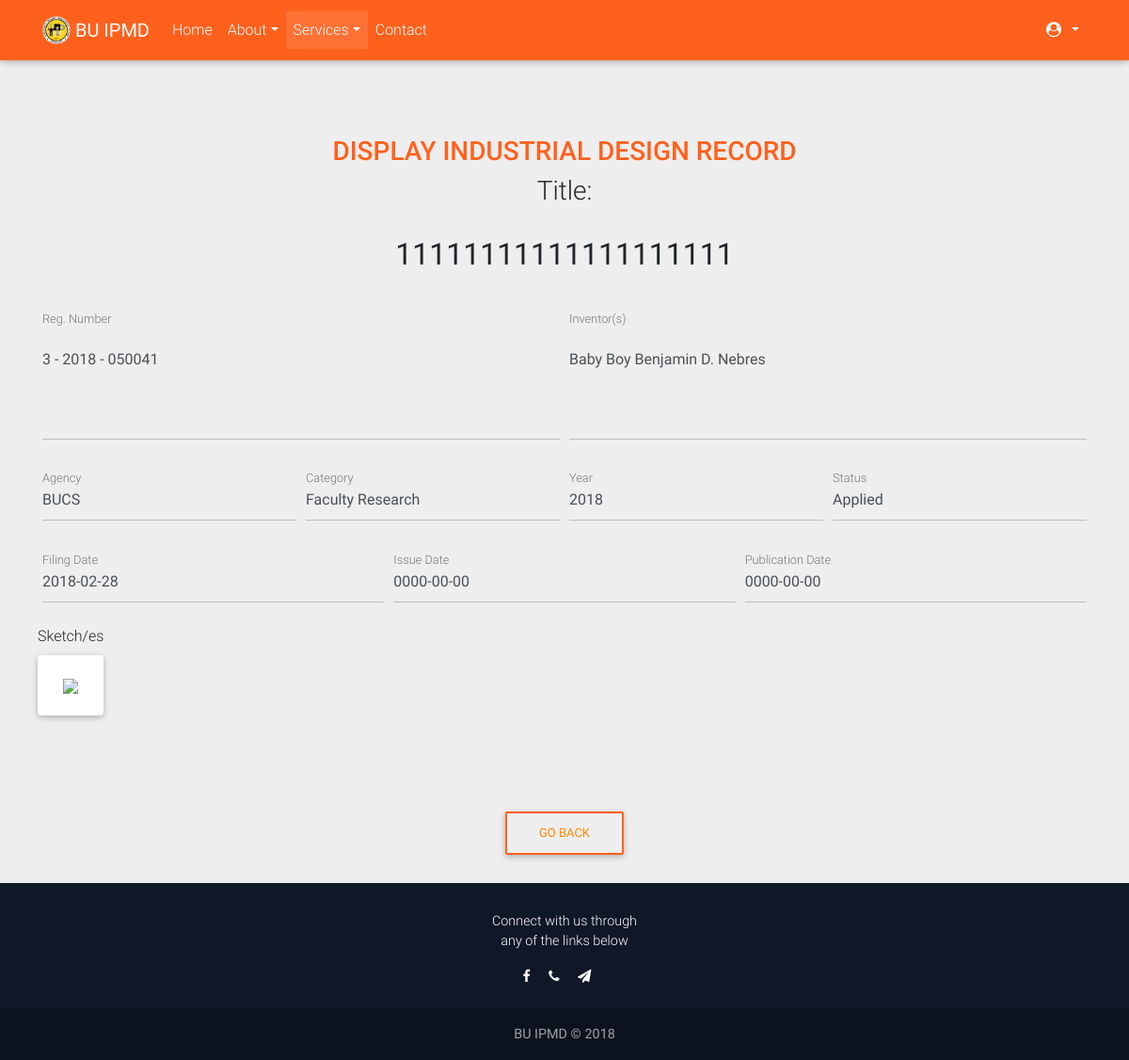
/functions/industrial/view.php?industrial_id=7, run on the app's committed database.
### tables this page shows
CREATE TABLE `industrial_design` (
  `industrial_id` int(11) NOT NULL,
  `industrial_reg_no` varchar(255) DEFAULT NULL,
  `industrial_title` longtext,
  `industrial_sketch` varchar(255) DEFAULT NULL,
  `agency_id` int(3) DEFAULT NULL,
  `category_id` int(1) DEFAULT NULL,
  `inventor` varchar(255) DEFAULT NULL,
  `industrial_issue_date` date DEFAULT NULL,
  `industrial_filing_date` date DEFAULT NULL,
  `industrial_publication_date` date DEFAULT NULL,
  `industrial_design_year` year(4) DEFAULT NULL,
  `filestatus_id` int(11) DEFAULT NULL
);

CREATE TABLE `agencies` (
  `agency_id` int(11) NOT NULL,
  `agency_name` varchar(50) DEFAULT NULL
);

CREATE TABLE `categories` (
  `category_id` int(11) NOT NULL,
  `category_name` varchar(50) DEFAULT NULL
);

CREATE TABLE `filestatus` (
  `filestatus_id` int(11) NOT NULL,
  `filestatus_name` longtext
);

### functions/industrial/view.php (the view, shortened to what this page needs)
<?php
include ("../db.php");
?>
<!DOCTYPE html>
<html lang="en">
<head>
    <link rel="stylesheet" href="https://maxcdn.bootstrapcdn.com/font-awesome/4.7.0/css/font-awesome.min.css">
    <link href="../../components/css/bootstrap.css" rel="stylesheet">
    <link href="../../components/css/mdb.css" rel="stylesheet">
    <link href="../../components/css/style.css" rel="stylesheet">
    <link rel="stylesheet" href="../../components/css/getmdl-select.min.css">
    <link rel="stylesheet" href="../../components/css/material.css"">
</head>
<body style="background-color: #eee;">
  <nav class="navbar fixed-top navbar-expand-lg navbar-dark scrolling-navbar">
    <div class="container">
      <a class="navbar-brand" href="index.php">
        <strong><img src="../../favicon.ico" style="height: 30px;width: 30px; margin-top: -4px;"> BU IPMD </strong>
      </a>
      <div class="collapse navbar-collapse" id="navbarSupportedContent">
        <ul class="navbar-nav mr-auto">
          <li class="nav-item">
            <a class="nav-link" href="../../index.php">Home
            </a>
          </li>
            <li class="nav-item dropdown">
                <a class="nav-link dropdown-toggle" id="navbarDropdownMenuLink" data-toggle="dropdown" aria-haspopup="true" aria-expanded="false">About</a>
            </li>
            <li class="nav-item dropdown active">
              <a class="nav-link dropdown-toggle" id="navbarDropdownMenuLink" data-toggle="dropdown" aria-haspopup="true" aria-expanded="false">Services<span class="sr-only">(current)</span></a>
            </li>
            <li class="nav-item">
            <a class="nav-link" href="../../contact.php" target="">Contact</a>
            </li>
        </ul>
        <ul class="navbar-nav nav-flex-icons">
            <li class="nav-item dropdown">
                <a class="nav-link dropdown-toggle" id="navbarDropdownMenuLink" data-toggle="dropdown" aria-haspopup="true" aria-expanded="false">
                <?php
                  if (isset($_SESSION['user_name'])) {
                      echo "<b>Hi,&nbsp;</b>";
                      echo $_SESSION['user_name'];
                  }
                  else{
                      echo '<i class="fa fa-user-circle"></i>';
                  }
                ?>
                </a>
            </li>
        </ul>
      </div>
    </div>
  </nav>
  <main >
    <div class="container">
      <br><br>
      <section>
      	<br><br><br><br>
        <center>
          <?php
          if(isset($_GET['industrial_id']))
            {
              $industrial_id = $_GET["industrial_id"];
              $query = mysqli_query($connect, "SELECT * FROM industrial_design WHERE industrial_id = $industrial_id");
              $row=mysqli_fetch_array($query);
              $industrial_title=$row['industrial_title'];
              $industrial_reg_no=$row['industrial_reg_no'];
              $agency_id=$row['agency_id'];
              $category_id=$row['category_id'];
              $industrial_filing_date=$row['industrial_filing_date'];
              $industrial_issue_date=$row['industrial_issue_date'];
              $industrial_publication_date=$row['industrial_publication_date'];
              $industrial_design_year=$row['industrial_design_year'];
              $inventor=$row['inventor'];
              $industrial_sketch=$row['industrial_sketch'];
              $filestatus_id=$row['filestatus_id'];
              $agen_que = "SELECT * FROM agencies WHERE agency_id=$agency_id";
              $agen_res = mysqli_query($connect, $agen_que);
              $agen_row = mysqli_fetch_array($agen_res );
                $agency_id=$agen_row['agency_name'];
              $catn_que = "SELECT * FROM categories WHERE category_id=$category_id";
              $catn_res = mysqli_query($connect, $catn_que);
              $catn_row = mysqli_fetch_array($catn_res );
                $category_id=$catn_row['category_name'];
              $statn_que = "SELECT * FROM filestatus WHERE filestatus_id=$filestatus_id";
              $statn_res = mysqli_query($connect, $statn_que);
              $statn_row = mysqli_fetch_array($statn_res );
                $filestatus_id=$statn_row['filestatus_name'];
            }
          ?>
        <h1 class="h3 orange-text text-center">DISPLAY INDUSTRIAL DESIGN RECORD</h1>
        <h3>Title: </h3><br><h2></l><b><?php echo $industrial_title; ?></b></h2><br></lin>
        <form>
            <div class="form-row">
                <div class="col">
                    <div class="md-form">
                        <textarea type="text" value="" id="textareaBasic" class="form-control md-textarea" rows="3" disabled><?php echo htmlspecialchars($industrial_reg_no); ?></textarea>
                        <label for="textareaBasic">Reg. Number</label>
                    </div>
                </div>
                <div class="col">
                    <div class="md-form">
                        <textarea type="text" value="" id="textareaBasic" class="form-control md-textarea" rows="3" disabled><?php echo htmlspecialchars($inventor); ?></textarea>
                        <label for="textareaBasic">Inventor(s)</label>
                    </div>
                </div>
            </div>
            <div class="form-row">
                <div class="col">
                    <div class="md-form">
                        <input type="text" class="form-control" value="<?php echo $agency_id; ?>" id="formGroupExampleInputMD"  disabled>
                        <label for="formGroupExampleInputMD">Agency</label>
                    </div>
                </div>
                <div class="col">
                    <div class="md-form">
                        <input type="text" class="form-control" value="<?php echo $category_id; ?>" id="formGroupExampleInputMD" disabled>
                        <label for="formGroupExampleInputMD">Category</label>
                    </div>
                </div>
                <div class="col">
                  <div class="md-form">
                      <input type="text" class="form-control" value="<?php echo $industrial_design_year; ?>" id="formGroupExampleInputMD" disabled>
                      <label for="formGroupExampleInputMD">Year</label>
                  </div>
              </div>
              <div class="col">
                  <div class="md-form">
                      <input type="text" class="form-control" value="<?php echo $filestatus_id; ?>" id="formGroupExampleInputMD" disabled>
                      <label for="formGroupExampleInputMD">Status</label>
                  </div>
              </div>
            </div>
            <div class="form-row">
                <div class="col-4">
                    <div class="md-form">
                        <input type="text" class="form-control" value="<?php echo $industrial_filing_date; ?>" id="formGroupExampleInputMD"  disabled>
                        <label for="formGroupExampleInputMD">Filing Date</label>
                    </div>
                </div>
                <div class="col-4">
                    <div class="md-form">
                        <input type="text" class="form-control" value="<?php echo $industrial_issue_date; ?>" id="formGroupExampleInputMD" disabled>
                        <label for="formGroupExampleInputMD">Issue Date</label>
                    </div>
                </div>
                <div class="col-4">
                  <div class="md-form">
                      <input type="text" class="form-control" value="<?php echo $industrial_publication_date; ?>" id="formGroupExampleInputMD" disabled>
                      <label for="formGroupExampleInputMD">Publication Date</label>
                  </div>
                </div>
                <center>
                    <label>Sketch/es</label>
                    <div class="card w-100" style="width:100%;">
                        <div class="card-body text-center">
                          <?php
                            echo "
                            <img src = 'components/img/$industrial_sketch' width='300' height='auto' />
                            ";
                          ?>
                        </div>
                    </div>
               </center>
            </div>
              <center>
                  <div class="col-12">
                    <br><br>
                    </div>
                    <br>
                          </form>
                        </div>
        <div>
          <center>
            <br>
            <a href="../../industrialdesign.php">
            <button class="btn btn-primary btn-outline-warning" type="button" data-toggle="collapse" data-target="#collapseExample" aria-expanded="false" aria-controls="collapseExample">
                GO BACK
            </button></a>
          </center>
        </div>
  </main>
  <footer class="page-footer text-center font-small mt-4 wow fadeIn">
    <div class="col" style="height: 30px;"></div>
    <div class="pb-4">
    	<center><p>Connect with us through <br>any of the links below</p></center>
      <a href="https://www.facebook.com/buipmd" title="BUIPMD FACEBOOK" target="_self">
        <i class="fa fa-facebook mr-3"></i>
      </a>
      <a href="contact.php" title="(052) 742-1909" target="_self">
        <i class="fa fa-phone mr-3"></i>
      </a>
      <a href="contact.php" title="0928-756-9576" target="_self">
        <i class="fa fa-send mr-3"></i>
      </a>
    </div>
    <div class="footer-copyright py-3">
      <strong>BU IPMD © 2018 </strong>
    </div>
  </footer>
</body>
</html>

### components/css/style.css (style rules this page uses)
html, body, .view { height: 100%; }
.navbar { background-color: rgba(0, 0, 0, 0.2); }
.page-footer { background-color: #101727; }
.navbar { background-color: #FF611D; }
.navbar a { color: orange; }
.btn:before { content: ""; position: absolute; top: 50%; left: 50%; display: block; width: 0; padding-top: 0; border-radius: 100%; background-color: rgba(236, 240, 241, .3); -webkit-transform: translate(-50%, -50%); -moz-transform: translate(-50%, -50%); -ms-transform: translate(-50%, -50%); -o-transform: translate(-50%, -50%); transform: translate(-50%, -50%); }
*, *:before, *:after { box-sizing: border-box; }
textarea { width: 100%; padding: 12px 20px; margin: 8px 0; box-sizing: border-box; border: 1px solid #ccc; -webkit-transition: 0.5s; transition: 0.5s; outline: none; border-radius: 7px; resize: none; }
b { display: inline-block; }

### data on the page
industrial_design: industrial_title "11111111111111111111", industrial_reg_no "3 - 2018 - 050041", inventor "Baby Boy Benjamin D. Nebres", industrial_design_year "2018", industrial_filing_date "2018-02-28", industrial_issue_date "0000-00-00", industrial_publication_date "0000-00-00"
agencies: agency_name "BUCS"
categories: category_name "Faculty Research"
filestatus: filestatus_name "Applied"
